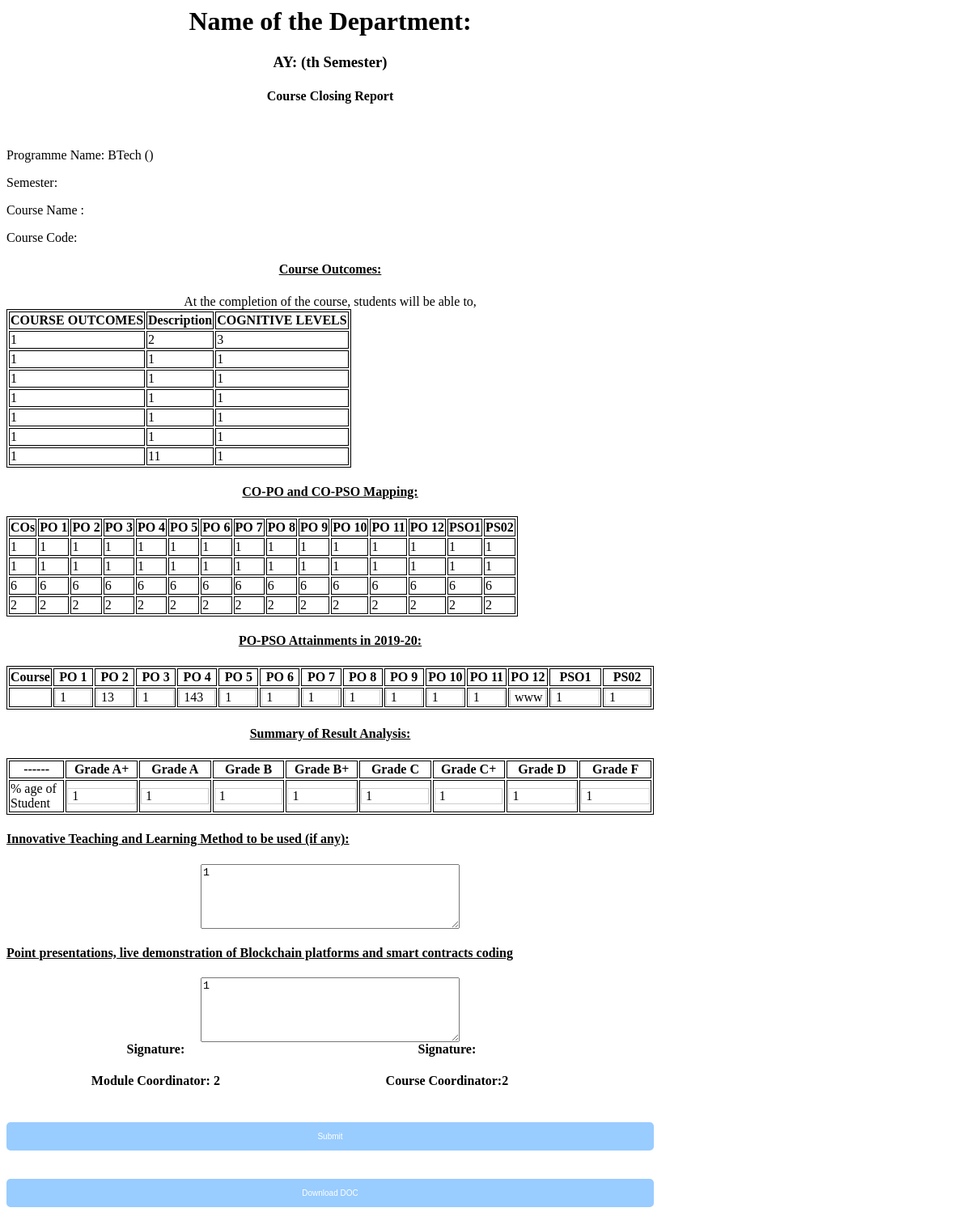
The app's page /closingreport.php?rid=3 with its own data.
### tables this page shows
CREATE TABLE `table1` (
  `row_id` int(11) NOT NULL,
  `rid` int(100) NOT NULL,
  `c_no` varchar(111) NOT NULL,
  `c_des` varchar(111) NOT NULL,
  `cog_level` varchar(111) NOT NULL,
  `direct_assesment` varchar(1000) NOT NULL,
  `indirect_assesment` varchar(1000) NOT NULL
);

CREATE TABLE `table2` (
  `row_id` int(100) NOT NULL,
  `rid` int(111) NOT NULL,
  `cos` varchar(111) NOT NULL,
  `PO1` varchar(111) NOT NULL,
  `PO2` varchar(111) NOT NULL,
  `PO3` varchar(111) NOT NULL,
  `PO4` varchar(111) NOT NULL,
  `PO5` varchar(111) NOT NULL,
  `PO6` varchar(111) NOT NULL,
  `PO7` varchar(111) NOT NULL,
  `PO8` varchar(111) NOT NULL,
  `PO9` varchar(111) NOT NULL,
  `PO10` varchar(111) NOT NULL,
  `PO11` varchar(111) NOT NULL,
  `PO12` varchar(111) NOT NULL,
  `PSO1` varchar(111) NOT NULL,
  `PSO2` varchar(111) NOT NULL
);

CREATE TABLE `closing_report` (
  `clsoe_id` int(111) NOT NULL,
  `rid` varchar(111) NOT NULL,
  `cgap` varchar(111) NOT NULL,
  `cga` varchar(111) NOT NULL,
  `cgbp` varchar(111) NOT NULL,
  `cgb` varchar(111) NOT NULL,
  `cgcp` varchar(111) NOT NULL,
  `cgc` varchar(111) NOT NULL,
  `cgd` varchar(111) NOT NULL,
  `cgf` varchar(111) NOT NULL,
  `tb1` varchar(1000) NOT NULL,
  `tb2` varchar(1000) NOT NULL,
  `apo1` varchar(111) NOT NULL,
  `apo2` varchar(111) NOT NULL,
  `apo3` varchar(111) NOT NULL,
  `apo4` varchar(111) NOT NULL,
  `apo5` varchar(121) NOT NULL,
  `apo6` varchar(121) NOT NULL,
  `apo7` varchar(121) NOT NULL,
  `apo8` varchar(121) NOT NULL,
  `apo9` varchar(121) NOT NULL,
  `apo10` varchar(121) NOT NULL,
  `apo11` varchar(121) NOT NULL,
  `apo12` varchar(121) NOT NULL,
  `apso1` varchar(121) NOT NULL,
  `apso2` varchar(121) NOT NULL
);

CREATE TABLE `open_report` (
  `open_id` int(111) NOT NULL,
  `rid` varchar(100) NOT NULL,
  `otb1` varchar(111) NOT NULL,
  `otb2` varchar(111) NOT NULL,
  `otb3` varchar(111) NOT NULL,
  `course_co` varchar(111) NOT NULL,
  `module_co` varchar(111) NOT NULL
);

### closingreport.php (the view, shortened to what this page needs)
<?php
include('connect.inc.php');
$rid = stripcslashes(htmlspecialchars($_GET['rid']));
$semester = stripcslashes(htmlspecialchars($_GET['semester']));
$year = stripcslashes(htmlspecialchars($_GET['year']));
$ccode = stripcslashes(htmlspecialchars($_GET['ccode']));
$rcname = stripcslashes(htmlspecialchars($_GET['rcname']));
$nba = stripcslashes(htmlspecialchars($_GET['nba']));
$branch =stripcslashes(htmlspecialchars($_GET['branch']));
?>
<html>
<head>
    <link rel="stylesheet" type="text/css" href="style.css?id=2">
    <link rel="stylesheet" type="text/css" href="openingstyle.css?id=2">
</head>
<body>
<form action="storeclosingdb.php" method="post">
<div class="page-holder">
	<div class="container">
    <div class="page-holder">
        <p style="text-align:center">
        <h1>Name of the Department: <?php ?> </h1>
            <h3>AY: <?php echo $year; ?> (<?php echo $semester;?>th Semester)</h3>
            <h4>Course Closing Report</h4>
        </p>
    </div>
    <br>
    <p class="sub">
    Programme Name: BTech (<?php echo $branch;?>)
    </p>
    <p class="sub">
    Semester: <?php echo $semester;?>
    </p>
    <p class="sub">
    Course Name : <?php echo $ccode;?>
    </p>
    <p class="sub">
    Course Code: <?php echo $rcname;?>
    </p>
    <u>
        <h4>Course Outcomes:</h4>
    </u>
    At the completion of the course, students will be able to,
    <table class="" id='co'>
        <thead>
            <tr>
                <th>COURSE OUTCOMES</th>
                <th>Description</th>
                <th>COGNITIVE LEVELS</th>
            </tr>
        </thead>
        <tbody>
		<?php
            $ser0 = mysqli_query($db, "SELECT row_id, c_no, c_des,cog_level FROM table1 where rid='".$rid."' ");
            while(   $get_ser0 = mysqli_fetch_assoc($ser0)){
                $c_no = $get_ser0['c_no'];
                $c_des = $get_ser0['c_des'];
                $cog_level = $get_ser0['cog_level'];
                echo "<tr>
                    <td class=''> $c_no </td>
                    <td class=''> $c_des </td>
                    <td class=''> $cog_level </td>
                    </tr>";
                }
        ?>
        </tbody>
    </table>
    <u>
        <h4>CO-PO and CO-PSO Mapping:</h4>
    </u>
    <table class="" id="co-po">
        <thead>
            <tr>
            <th>COs</th>
                <th>PO 1</th>
                <th>PO 2</th>
                <th>PO 3</th>
                <th>PO 4</th>
                <th>PO 5</th>
                <th>PO 6</th>
                <th>PO 7</th>
                <th>PO 8</th>
                <th>PO 9</th>
                <th>PO 10</th>
                <th>PO 11</th>
                <th>PO 12</th>
                <th>PSO1</th>
                <th>PS02</th>
            </tr>
        </thead>
        <tbody>
        <?php
            $ser0 = mysqli_query($db, "SELECT cos,PO1,PO2,PO3,PO4,PO5,PO6,PO7,PO8,PO9,PO10,PO11,PO12,PSO1,PSO2 FROM table2 where rid='".$rid."' ");
            while(   $get_ser0 = mysqli_fetch_assoc($ser0)){
                $cos = $get_ser0['cos'];
                $PO1 = $get_ser0['PO1'];
                $PO2 = $get_ser0['PO2'];
                $PO3 = $get_ser0['PO3'];
                $PO4 = $get_ser0['PO4'];
                $PO5 = $get_ser0['PO5'];
                $PO6 = $get_ser0['PO6'];
                $PO7 = $get_ser0['PO7'];
                $PO8 = $get_ser0['PO8'];
                $PO9 = $get_ser0['PO9'];
                $PO10 = $get_ser0['PO10'];
                $PO11 = $get_ser0['PO11'];
                $PO12 = $get_ser0['PO12'];
                $PSO1 = $get_ser0['PSO1'];
                $PSO2 = $get_ser0['PSO2'];
                echo "<tr>
                    <td class=''> $cos </td>
                    <td class=''> $PO1 </td>
                    <td class=''> $PO2 </td>
                    <td class=''> $PO3 </td>
                    <td class=''> $PO4 </td>
                    <td class=''> $PO5 </td>
                    <td class=''> $PO6 </td>
                    <td class=''> $PO7 </td>
                    <td class=''> $PO8 </td>
                    <td class=''> $PO9 </td>
                    <td class=''> $PO10 </td>
                    <td class=''> $PO11 </td>
                    <td class=''> $PO12 </td>
                    <td class=''> $PSO1 </td>
                    <td class=''> $PSO2 </td>
                    </tr>";
                }
        ?>
        </tbody>
    </table>
    <u>
        <h4>PO-PSO Attainments in 2019-20:</h4>
    </u>
    <table class="" id="modi">
        <thead>
            <tr>
                <th>Course</th>
                <th>PO 1</th>
                <th>PO 2</th>
                <th>PO 3</th>
                <th>PO 4</th>
                <th>PO 5</th>
                <th>PO 6</th>
                <th>PO 7</th>
                <th>PO 8</th>
                <th>PO 9</th>
                <th>PO 10</th>
                <th>PO 11</th>
                <th>PO 12</th>
                <th>PSO1</th>
                <th>PS02</th>
            </tr>
        </thead>
        <tbody>
        <?php
            $ser0 = mysqli_query($db, "SELECT  apo1, apo2, apo3, apo4, apo5, apo6, apo7, apo8, apo9, apo10, apo11, apo12, apso1, apso2 FROM closing_report where rid='".$rid."' ");
            while($get_ser0 = mysqli_fetch_assoc($ser0)){
                $apo1 = $get_ser0['apo1'];
                $apo2 = $get_ser0['apo2'];
                $apo3 = $get_ser0['apo3'];
                $apo4 = $get_ser0['apo4'];
                $apo5 = $get_ser0['apo5'];
                $apo6 = $get_ser0['apo6'];
                $apo7 = $get_ser0['apo7'];
                $apo8 = $get_ser0['apo8'];
                $apo9 = $get_ser0['apo9'];
                $apo10 = $get_ser0['apo10'];
                $apo11 = $get_ser0['apo11'];
                $apo12 = $get_ser0['apo12'];
                $apso1 = $get_ser0['apso1'];
                $apso2 = $get_ser0['apso2'];
                echo "<tr>
                <td class=''> $nba </td>
                    <td class=''> <input type='text' name='attainpo1' value= '$apo1'/> </td>
                    <td class=''> <input type='text' name='attainpo2' value = '$apo2'/></td>
                    <td class=''> <input type='text' name='attainpo3' value = '$apo3'/></td>
                    <td class=''> <input type='text' name='attainpo4' value = '$apo4'/></td>
                    <td class=''> <input type='text' name='attainpo5' value = '$apo5'/></td>
                    <td class=''> <input type='text' name='attainpo6' value = '$apo6'/></td>
                    <td class=''> <input type='text' name='attainpo7' value = '$apo7'/></td>
                    <td class=''> <input type='text' name='attainpo8' value = '$apo8'/></td>
                    <td class=''> <input type='text' name='attainpo9' value = '$apo9'/></td>
                    <td class=''> <input type='text' name='attainpo10' value ='$apo10'/></td>
                    <td class=''> <input type='text' name='attainpo11' value = '$apo11'/></td>
                    <td class=''> <input type='text' name='attainpo12' value = '$apo12'/></td>
                    <td class=''> <input type='text' name='attainps01' value = '$apso1'/></td>
                    <td class=''> <input type='text' name='attainps02' value = '$apso2'/></td>
                    <input type='hidden' name='count1' value='1'/>
                    </tr>";
                }
        ?>
        </tbody>
    </table>
    <u>
        <h4>Summary of Result Analysis:</h4>
    </u>
    <table class="" id="improve">
        <thead>
            <tr>
                <th>------ </th>
                <th>Grade A+</th>
                <th>Grade A</th>
                <th>Grade B</th>
                <th>Grade B+</th>
                <th>Grade C</th>
                <th>Grade C+</th>
                <th>Grade D</th>
                <th>Grade F</th>
            </tr>
        </thead>
        <tbody>
        <?php
            $ser0 = mysqli_query($db, "SELECT  cgap, cga, cgbp, cgb, cgcp, cgc, cgd, cgf FROM closing_report where rid='".$rid."' ");
            while(   $get_ser0 = mysqli_fetch_assoc($ser0)){
                $cgap = $get_ser0['cgap'];
                $cga = $get_ser0['cga'];
                $cgbp = $get_ser0['cgbp'];
                $cgb = $get_ser0['cgb'];
                $cgcp = $get_ser0['cgcp'];
                $cgc = $get_ser0['cgc'];
                $cgd = $get_ser0['cgd'];
                $cgf = $get_ser0['cgf'];
                echo "<tr>
                <td class=''> % age of Student </td>
                    <td class=''>  <input type='text' name='gradeap' value = '$cgap'/></td>
                    <td class=''>  <input type='text' name='gradea' value = '$cga'/></td>
                    <td class=''>  <input type='text' name='gradebp' value = '$cgbp'/></td>
                    <td class=''>  <input type='text' name='gradeb' value = '$cgb'/></td>
                    <td class=''>  <input type='text' name='gradecp' value = '$cgcp'/></td>
                    <td class=''>  <input type='text' name='gradec' value = '$cgc'/></td>
                    <td class=''>  <input type='text' name='graded' value = '$cgd'/></td>
                    <td class=''>  <input type='text' name='gradef' value = '$cgf'/></td>
                    <input type='hidden' name='count2' value='1'/>
                    </tr>";
                }
        ?>
        </tbody>
    </table>
    <?php
            $ser0 = mysqli_query($db, "SELECT  tb1, tb2 FROM closing_report where rid='".$rid."' ");
            while($get_ser0 = mysqli_fetch_assoc($ser0)){
            if(isset($get_ser0)){
                $tb1 = $get_ser0['tb1'];
                $tb2 = $get_ser0['tb2'];
            }else{
                $tb1 = "";
                $tb2 = "";
            }
            echo '<u>
            <h4 class="sub">Innovative Teaching and Learning Method to be used (if any): </h4>
            </u>
            <textarea class="" name = "tb1">' . $tb1 . '</textarea>
            <u>
                <h4 class="sub"> Point presentations, live demonstration of Blockchain platforms and smart contracts coding</h4>
            </u>
            <textarea class="" name = "tb2">' . $tb2 . '</textarea>
              ';
        }
        ?>
    <?php
            $ser0 = mysqli_query($db, "SELECT  course_co, module_co FROM open_report where rid='".$rid."' ");
            while(   $get_ser0 = mysqli_fetch_assoc($ser0)){
                $module_co = $get_ser0['module_co'];
                $course_co = $get_ser0['course_co'];
                echo '<div class="Table">
                    <div class="Row">
                        <div class="Cell">
                            <h4>Signature:	</h4>
                        </div>
                        <div class="Cell">
                            <h4>Signature:	</h4>
                        </div>
                        </div>
                        <div class="Row">
                            <div class="Cell">
                                <h4>Module Coordinator:	 ' . $module_co .' </h4>
                            </div>
                            <div class="Cell">
                                <h4>Course Coordinator:' . $course_co .'</h4>
                            </div>
                        </div>
                    </div>
                ';
                }
        ?>
    <input type="submit">
    </form>
<form method="post">
<input type="submit" name="print"
                class="button" value="Download DOC" />
</form>
    <body>
</html>

### style.css (style rules this page uses)
input[type=text],input[type=password] { width:99.5%; padding:10px; margin-top:8px; border:1px solid #ccc; padding-left:5px; font-size:16px; font-family:raleway; }
input[type=submit] { width:100%; background-color:#99ccff; color:#fff; border:2px solid #99ccff; padding:10px; cursor:pointer; font-size: 10px; border-radius:5px; margin-bottom:15px; margin-top: 20px; }
.container { width: 800px; height: auto; margin: 0px; }
.page-holder { text-align:center; }
.button { margin: auto; color:#2528ad; padding:10px; cursor:pointer; }
textarea { margin-left: 0px; width: 40%; height: 80px; }

### openingstyle.css (style rules this page uses)
table, th, td { border: 1px solid black; }
input[type=text],input[type=password] { width:99.5%; padding:0; margin-top:0; border:1px solid #ccc; padding-left:5px; font-size:16px; font-family:raleway; }
.sub { text-align: left; }
.Table { display: table; width: 90%; }
.Row { display: table-row; }
.Cell { display: table-cell; }

### closingreport.php (style rules this page uses)
.Table { display: table; width: 90%; }
.Row { display: table-row; }
.Cell { display: table-cell; }

### records on screen
table1: c_no "1", c_des "2", cog_level "3"
table1: c_no "1", c_des "1", cog_level "1"
table1: c_no "1", c_des "1", cog_level "1"
table1: c_no "1", c_des "1", cog_level "1"
table1: c_no "1", c_des "1", cog_level "1"
table1: c_no "1", c_des "1", cog_level "1"
table1: c_no "1", c_des "11", cog_level "1"
table2: cos "1", PO1 "1", PO2 "1", PO3 "1", PO4 "1", PO5 "1", PO6 "1", PO7 "1", PO8 "1", PO9 "1", PO10 "1", PO11 "1", PO12 "1", PSO1 "1", PSO2 "1"
table2: cos "1", PO1 "1", PO2 "1", PO3 "1", PO4 "1", PO5 "1", PO6 "1", PO7 "1", PO8 "1", PO9 "1", PO10 "1", PO11 "1", PO12 "1", PSO1 "1", PSO2 "1"
table2: cos "6", PO1 "6", PO2 "6", PO3 "6", PO4 "6", PO5 "6", PO6 "6", PO7 "6", PO8 "6", PO9 "6", PO10 "6", PO11 "6", PO12 "6", PSO1 "6", PSO2 "6"
table2: cos "2", PO1 "2", PO2 "2", PO3 "2", PO4 "2", PO5 "2", PO6 "2", PO7 "2", PO8 "2", PO9 "2", PO10 "2", PO11 "2", PO12 "2", PSO1 "2", PSO2 "2"
closing_report: attainpo1 "1", attainpo2 "13", attainpo3 "1", attainpo4 "143", attainpo5 "1", attainpo6 "1", attainpo7 "1", attainpo8 "1", attainpo9 "1", attainpo10 "1", attainpo11 "1", attainpo12 "www", attainps01 "1", attainps02 "1", gradeap "1", gradea "1", gradebp "1", gradeb "1", gradecp "1", gradec "1", graded "1", gradef "1", tb1 "1", tb2 "1"
open_report: module_co "2", course_co "2"
